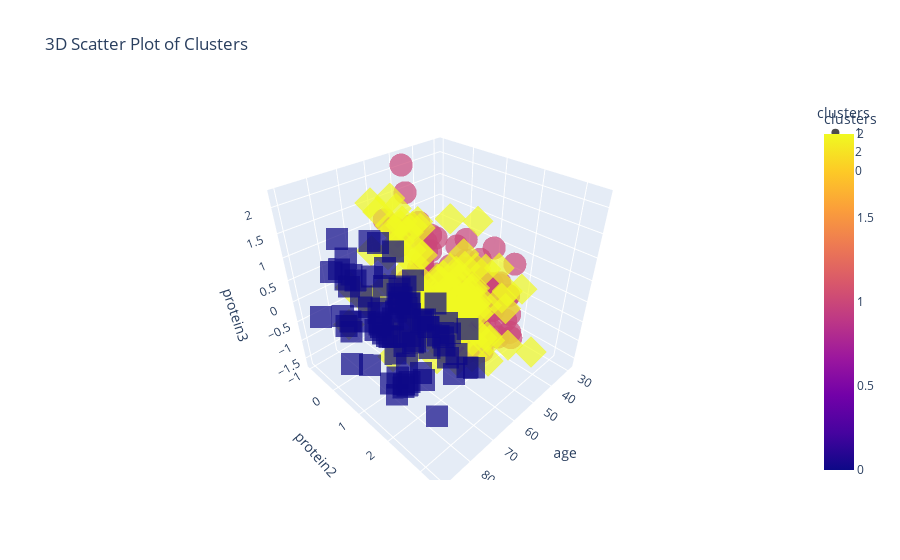

The code cell stored with this chart in its notebook:
### Code cell
import plotly.express as px

# Assuming df is your DataFrame with the specified columns

fig = px.scatter_3d(df, x='age', y='protein2', z='protein3', color='clusters',
                    symbol='clusters', opacity=0.7, size_max=10,
                    title='3D Scatter Plot of Clusters', color_discrete_sequence=px.colors.qualitative.Set1)
fig.show()
